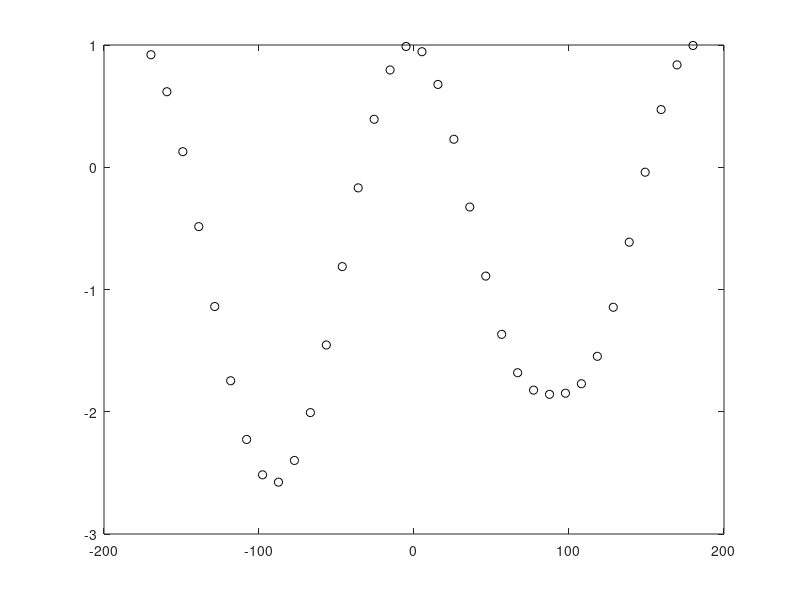

MATLAB code to generate this figure: (Note: this script raises an error after producing the figure.)
clear all;
%Circular cylinder example, radius 2, 35 panels
npanels=35;r=2;Vinf=1;
z=r*exp(1i*[2*pi/npanels:2*pi/npanels:2*pi]);
a=1:npanels;b=[2:npanels 1];
dzds=(z(b)-z(a))./abs(z(b)-z(a));

eps=0.0001;
zc=(z(a)+z(b))/2-i*eps*(z(b)-z(a)); %control points
winf = Vinf - ((Vinf .* (r.^2))./(zc.^2)) + ((Vinf .* r .* i)./(2.*pi.*(zc - 2.*r.*i)));
cm=zeros(npanels);
for m=1:npanels
    cm(:,m)=log((zc(m)-z(a))./(zc(m)-z(b)))/2/pi./dzds(a)*dzds(m);
end
res=imag(-winf.*dzds);
q=res/imag(cm);
ut=real(q*cm+winf.*dzds);
cp=1-ut.^2/1;
figure
plot(angle(zc)*180/pi,cp,'ko');
fontsize(15,"points");
pause
%Extra code for plotting streamlines
figure;
plot([z(a);z(b)],'k');hold on;plot(zc,'k.');axis image;
fontsize(15,"points");
title('Click on plot to start streamline, outside plot to exit');
xl=-8;xh=8;yl=-8;yh=8;axis([xl xh yl yh]);
streamstep=.05;
[x,y]=ginput(1);
while x>xl & x<xh & y>yl & y<yh
    cntr=0;
    while x>xl & x<xh & y>yl & y<yh & cntr<500
        zp=x+i*y;
        w=winf+q/2/pi*(log((zp-z(a))./(zp-z(b)))./dzds(a)).';
        x1=x+streamstep*real(w)/abs(w);y1=y-streamstep*imag(w)/abs(w);zp=x1+i*y1;
        w1=winf+q/2/pi*(log((zp-z(a))./(zp-z(b)))./dzds(a)).';
        w=(w+w1)/2;
        x1=x+streamstep*real(w)/abs(w);y1=y-streamstep*imag(w)/abs(w);
        plot([x x1],[y y1],'b-');
        x=x1;y=y1;cntr=cntr+1;
    end
    [x,y]=ginput(1);
end
hold off;
